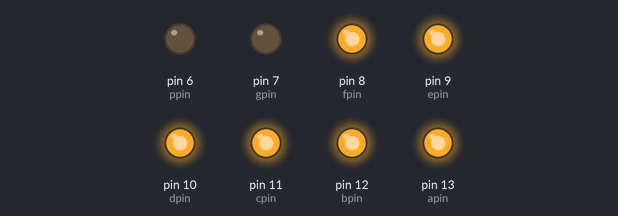
This sketch was run on a simulated Arduino Uno, built with avr-gcc and run on an emulated ATmega328P. On the bench: output pins drawn as LEDs (lit = HIGH).

Above: at 0.5 s.
At 1.5 s:
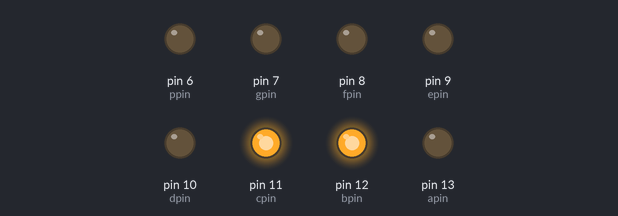
At 3.5 s:
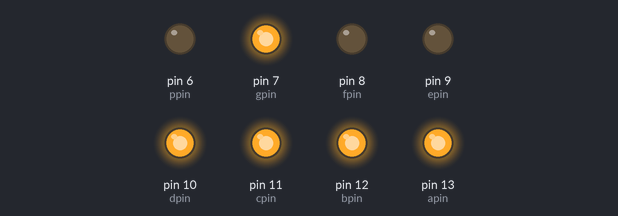
At 6.5 s:
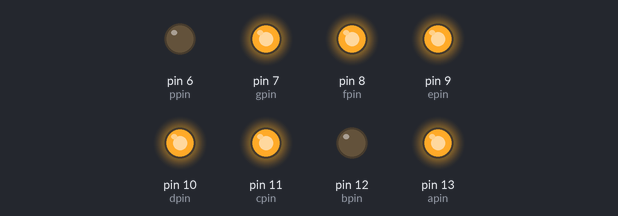
At 9.5 s:
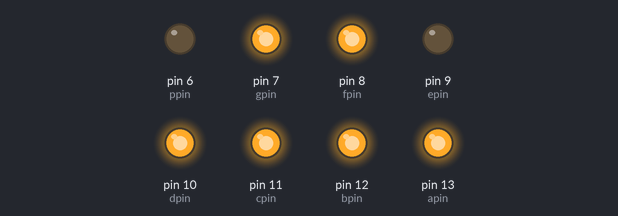
At 13.5 s:
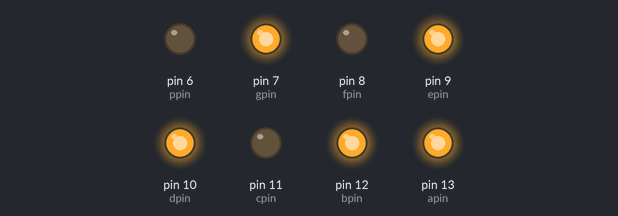
Timing chart, 0 to 14.3 s (numbered marks = the images above):
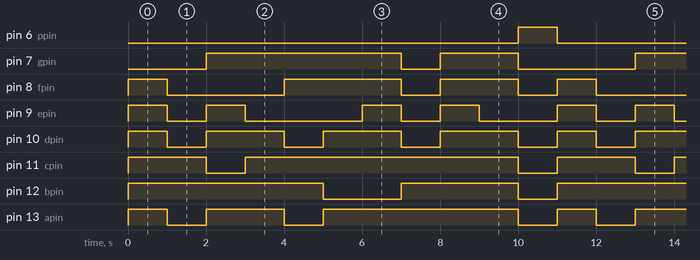

Measured:
- by itself, pin 6 (ppin): alternates HIGH for 1.0 s and LOW for 10.0 s
- by itself, pin 7 (gpin): repeats every 11.0 s: LOW 1.0 s, HIGH 2.0 s, LOW 3.0 s, HIGH 5.0 s
- by itself, pin 8 (fpin): repeats every 11.0 s: LOW 3.0 s, HIGH 3.0 s, LOW 1.0 s, HIGH 2.0 s, LOW 1.0 s, HIGH 1.0 s
- by itself, pin 9 (epin): repeats every 11.0 s: LOW 1.0 s, HIGH 1.0 s, LOW 3.0 s, HIGH 1.0 s, LOW 1.0 s, HIGH 1.0 s, LOW 2.0 s, HIGH 1.0 s
- by itself, pin 10 (dpin): repeats every 11.0 s: 3 × (LOW 1.0 s, HIGH 2.0 s), LOW 1.0 s, HIGH 1.0 s
- by itself, pin 11 (cpin): repeats every 11.0 s: LOW 1.0 s, HIGH 7.0 s, LOW 1.0 s, HIGH 2.0 s
- by itself, pin 12 (bpin): repeats every 11.0 s: LOW 2.0 s, HIGH 3.0 s, LOW 1.0 s, HIGH 5.0 s
- by itself, pin 13 (apin): repeats every 11.0 s: LOW 1.0 s, HIGH 2.0 s, LOW 1.0 s, HIGH 5.0 s, LOW 1.0 s, HIGH 1.0 s

The sketch:

one_digit_display.ino
```cpp
int apin=13;
int bpin=12;
int cpin=11;
int dpin=10;
int epin=9;
int fpin=8;
int gpin=7;
int ppin=6;

void setup() {
  // put your setup code here, to run once:
pinMode(apin,OUTPUT);
pinMode(bpin,OUTPUT);
pinMode(cpin,OUTPUT);
pinMode(dpin,OUTPUT);
pinMode(epin,OUTPUT);
pinMode(fpin,OUTPUT);
pinMode(gpin,OUTPUT);
pinMode(ppin,OUTPUT);
}

void loop() {
  // put your main code here, to run repeatedly:
digitalWrite(apin,HIGH);
digitalWrite(bpin,HIGH);
digitalWrite(cpin,HIGH);
digitalWrite(dpin,HIGH);
digitalWrite(epin,HIGH);
digitalWrite(fpin,HIGH);
digitalWrite(gpin,LOW);
digitalWrite(ppin,LOW);
delay(1000);

digitalWrite(apin,LOW);
digitalWrite(bpin,HIGH);
digitalWrite(cpin,HIGH);
digitalWrite(dpin,LOW);
digitalWrite(epin,LOW);
digitalWrite(fpin,LOW);
digitalWrite(gpin,LOW);
digitalWrite(ppin,LOW);
delay(1000);

digitalWrite(apin,HIGH);
digitalWrite(bpin,HIGH);
digitalWrite(cpin,LOW);
digitalWrite(dpin,HIGH);
digitalWrite(epin,HIGH);
digitalWrite(fpin,LOW);
digitalWrite(gpin,HIGH);
digitalWrite(ppin,LOW);
delay(1000);

digitalWrite(apin,HIGH);
digitalWrite(bpin,HIGH);
digitalWrite(cpin,HIGH);
digitalWrite(dpin,HIGH);
digitalWrite(epin,LOW);
digitalWrite(fpin,LOW);
digitalWrite(gpin,HIGH);
digitalWrite(ppin,LOW);
delay(1000);

digitalWrite(apin,LOW);
digitalWrite(bpin,HIGH);
digitalWrite(cpin,HIGH);
digitalWrite(dpin,LOW);
digitalWrite(epin,LOW);
digitalWrite(fpin,HIGH);
digitalWrite(gpin,HIGH);
digitalWrite(ppin,LOW);
delay(1000);

digitalWrite(apin,HIGH);
digitalWrite(bpin,LOW);
digitalWrite(cpin,HIGH);
digitalWrite(dpin,HIGH);
digitalWrite(epin,LOW);
digitalWrite(fpin,HIGH);
digitalWrite(gpin,HIGH);
digitalWrite(ppin,LOW);
delay(1000);

digitalWrite(apin,HIGH);
digitalWrite(bpin,LOW);
digitalWrite(cpin,HIGH);
digitalWrite(dpin,HIGH);
digitalWrite(epin,HIGH);
digitalWrite(fpin,HIGH);
digitalWrite(gpin,HIGH);
digitalWrite(ppin,LOW);
delay(1000);

digitalWrite(apin,HIGH);
digitalWrite(bpin,HIGH);
digitalWrite(cpin,HIGH);
digitalWrite(dpin,LOW);
digitalWrite(epin,LOW);
digitalWrite(fpin,LOW);
digitalWrite(gpin,LOW);
digitalWrite(ppin,LOW);
delay(1000);

digitalWrite(apin,HIGH);
digitalWrite(bpin,HIGH);
digitalWrite(cpin,HIGH);
digitalWrite(dpin,HIGH);
digitalWrite(epin,HIGH);
digitalWrite(fpin,HIGH);
digitalWrite(gpin,HIGH);
digitalWrite(ppin,LOW);
delay(1000);

digitalWrite(apin,HIGH);
digitalWrite(bpin,HIGH);
digitalWrite(cpin,HIGH);
digitalWrite(dpin,HIGH);
digitalWrite(epin,LOW);
digitalWrite(fpin,HIGH);
digitalWrite(gpin,HIGH);
digitalWrite(ppin,LOW);
delay(1000);

digitalWrite(apin,LOW);
digitalWrite(bpin,LOW);
digitalWrite(cpin,LOW);
digitalWrite(dpin,LOW);
digitalWrite(epin,LOW);
digitalWrite(fpin,LOW);
digitalWrite(gpin,LOW);
digitalWrite(ppin,HIGH);
delay(1000);
}
```
